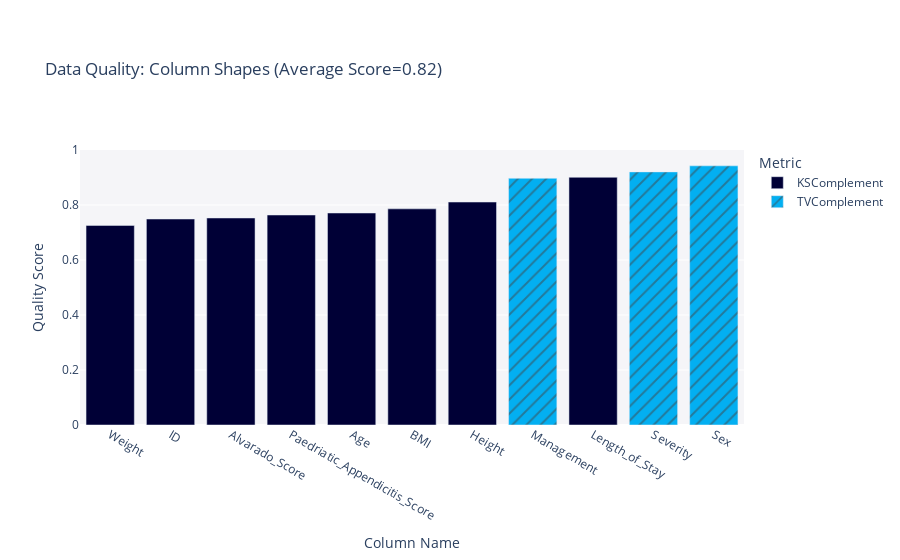

Notebook code for this chart:
### Code cell
fig = quality_report.get_visualization('Column Shapes')
fig.show()
fig.write_image(file = f"pages/evaluation/{folder_name}/images/col_shapes.png")

### Figure 1 — Plotly figure (JSON) as saved in the notebook; plotly's stock layout.template omitted (floating-point values rounded to 4 significant figures)
{"data": [{"alignmentgroup": "True", "customdata": [["KSComplement"], ["KSComplement"], ["KSComplement"], ["KSComplement"], ["KSComplement"], ["KSComplement"], ["KSComplement"], ["KSComplement"]], "hovertemplate": "<b>%{hovertext}</b><br><br>Metric=%{customdata[0]}<br>Quality Score=%{y}<extra></extra>", "hovertext": ["ID", "Age", "BMI", "Height", "Weight", "Length_of_Stay", "Alvarado_Score", "Paedriatic_Appendicitis_Score"], "legendgroup": "KSComplement", "marker": {"color": "#000036", "pattern": {"shape": ""}}, "name": "KSComplement", "offsetgroup": "KSComplement", "orientation": "v", "showlegend": true, "textposition": "auto", "type": "bar", "x": ["ID", "Age", "BMI", "Height", "Weight", "Length_of_Stay", "Alvarado_Score", "Paedriatic_Appendicitis_Score"], "xaxis": "x", "y": [0.749, 0.7709, 0.786, 0.8107, 0.7257, 0.9007, 0.7528, 0.7636], "yaxis": "y"}, {"alignmentgroup": "True", "customdata": [["TVComplement"], ["TVComplement"], ["TVComplement"]], "hovertemplate": "<b>%{hovertext}</b><br><br>Metric=%{customdata[0]}<br>Quality Score=%{y}<extra></extra>", "hovertext": ["Sex", "Management", "Severity"], "legendgroup": "TVComplement", "marker": {"color": "#03AFF1", "pattern": {"shape": "/"}}, "name": "TVComplement", "offsetgroup": "TVComplement", "orientation": "v", "showlegend": true, "textposition": "auto", "type": "bar", "x": ["Sex", "Management", "Severity"], "xaxis": "x", "y": [0.9424, 0.8971, 0.9204], "yaxis": "y"}], "layout": {"barmode": "relative", "legend": {"title": {"text": "Metric"}, "tracegroupgap": 0}, "margin": {"t": 150}, "plot_bgcolor": "#F5F5F8", "title": {"text": "Data Quality: Column Shapes (Average Score=0.82)"}, "xaxis": {"anchor": "y", "categoryorder": "total ascending", "domain": [0, 1], "title": {"text": "Column Name"}}, "yaxis": {"anchor": "x", "domain": [0, 1], "range": [0, 1], "title": {"text": "Quality Score"}}}}
